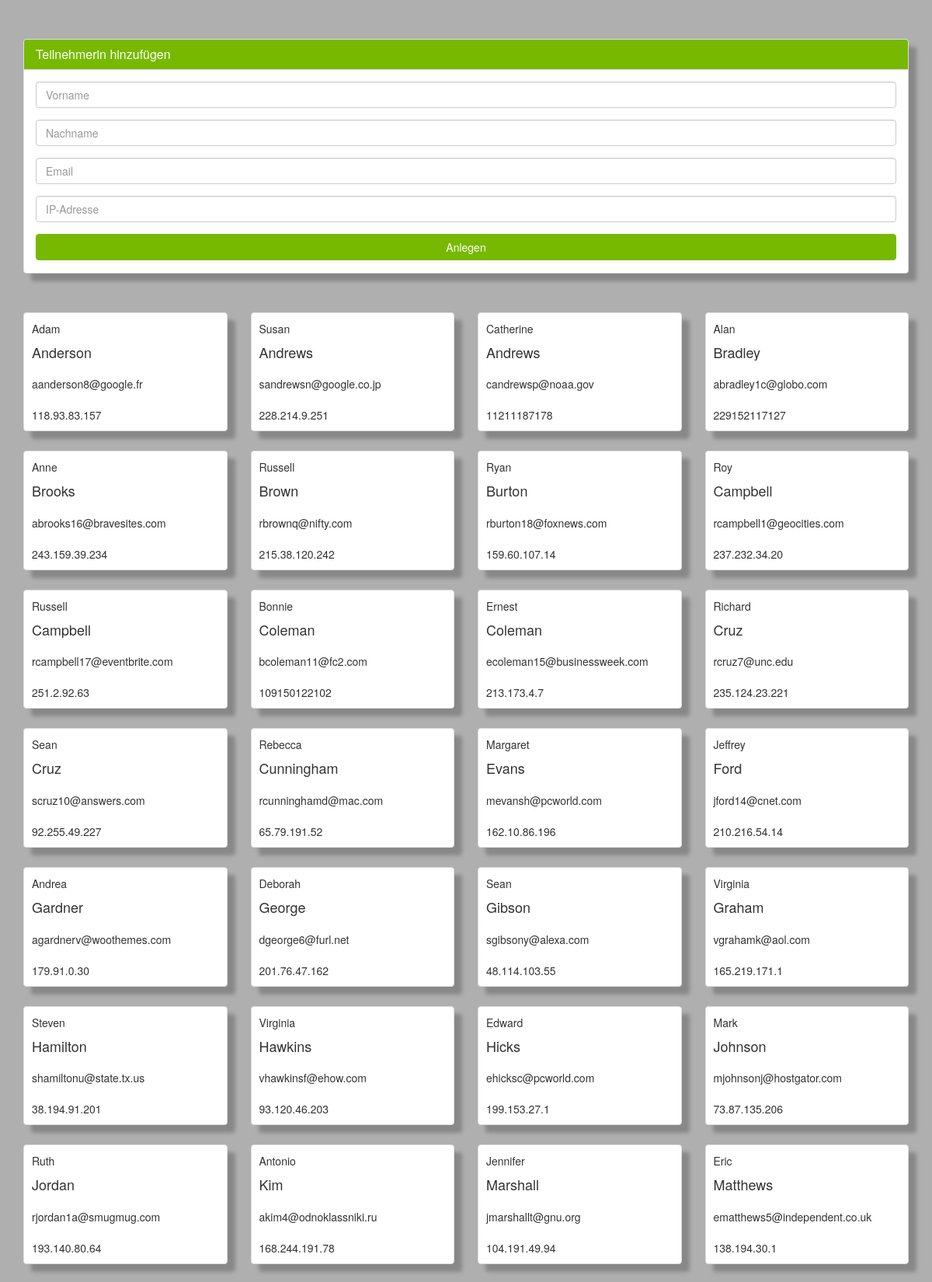
The page /Aufgabe7/aufgabe7.php (upper part) on the database its author committed.
### tables this page shows
CREATE TABLE `mockupdatatable` (
  `id` int(11) NOT NULL,
  `vorname` varchar(255) NOT NULL,
  `nachname` varchar(255) NOT NULL,
  `email` varchar(255) NOT NULL,
  `ipnr` varchar(255) NOT NULL
);

### Aufgabe7/DB.php (called while the page is built, shortened)
<?php
class DB {
    private $connection;
	public function __construct($name, $host = 'localhost', $user = 'root', $pass='') {
		try {
			$this->connection = new PDO ( "mysql:host=$host;dbname=$name;charset=utf8", $user, $pass );
			$this->connection->setAttribute ( PDO::ATTR_DEFAULT_FETCH_MODE, PDO::FETCH_ASSOC );
		} catch ( PDOException $exception ) {
			die ( $exception->getMessage () );
		}
	}
	public function all() {
		$statement = $this->connection->query ( 'SELECT * FROM mockupdatatable ORDER BY nachname ASC' );
		return $statement->fetchAll ();
	}
}
?>

### Aufgabe7/aufgabe7.php (the view, shortened to what this page needs)
<!doctype html>
<html lang = "de">
<head>
   <link rel="stylesheet" href="bootstrap.min.css">
   <link rel="stylesheet" href="styles.css">
   <?php
   	require_once('DB.php');
   	$dbh = new DB('_s0562207__mockupdatadb', 'db.f4.htw-berlin.de:3306', 's0562207', $password);
   ?>
</head>
<body>
	<?php
	   $form_header = 'Teilnehmerin hinzufügen';
	   $teilnehmerinnen = $dbh->all();
	?>
   <div class="container">
      <div class="panel panel-default">
         <div class="panel-heading">
            <h3 class="panel-title"><?= $form_header ?></h3>
         </div>
         <div class="panel-body">
            <?php if (isset($command) && $command == 'edit') : ?>
            <form role="form" action="aufgabe7.php" method="POST">
             <!--
                  dies ist das Formular für die Änderung eines Datensatzes
                  es beinhaltet 4 einzeilige Textfelder: für Vornmae, Name, E-Mail-Adresse und IP-Nummer
                  beachten Sie: das Formular soll auch die id weitergeben (hidden-Textfeld)
                  beachten Sie: die Textfelder sind mit dem Datensatz, der editiert werden soll, vorausgefüllt
             -->
               <input type="text" class="form-control" name="vorname" value="<?php echo $teilnehmerin['vorname']; ?>" />
               <input type="text" class="form-control" name="nachname" value="<?php echo $teilnehmerin['nachname']; ?>" />
               <input type="text" class="form-control" name="email" value="<?php echo $teilnehmerin['email']; ?>" />
               <input type="text" class="form-control" name="ipnr" value="<?php echo $teilnehmerin['ipnr']; ?>" />
               <input type="hidden" class="form-control" name="id" value="<?php echo $teilnehmerin['id']; ?>" />
               <button type="submit" class="btn btn-block btn-primary"> Aktualisieren </button>
            </form>
            <?php else : ?>
            <form role="form" action="aufgabe7.php" method="POST">
            <input type="text" class="form-control" name="vorname" placeholder="Vorname" />
            <input type="text" class="form-control" name="nachname" placeholder="Nachname" />
            <input type="text" class="form-control" name="email" placeholder="Email" />
            <input type="text" class="form-control" name="ipnr" placeholder="IP-Adresse" />
            <button type="submit" class="btn btn-block btn-primary"> Anlegen </button>
           	<div class="row">
           		<div class="col-xs-12">
               	 </div>
             </div>
         <?php endif; ?>
         </div>
      </div>
      <div class="row">
         <?php
            if (!sizeof($teilnehmerinnen)) {
               echo '<div class="alert alert-info">Es sind keine Studentinnen angemeldet!</div>';
            }
            else {
               foreach ($teilnehmerinnen as $teilnehmerin)
               {
                  echo
                  '<div class="col-xs-12 col-sm-6 col-md-4 col-lg-3">
                     <div class="thumbnail">
                        <p> '.$teilnehmerin["vorname"].' </p>
      					<h4> '.$teilnehmerin["nachname"].' </h4>
      		 			<p> '.$teilnehmerin["email"].' </p>
      					<p> '.$teilnehmerin["ipnr"].' </p>
                        <div class="buttons-edit">
                           <a class="btn btn-default btn-sm" href="aufgabe7.php?command=edit&id='.$teilnehmerin["id"].'"> Edit </a>
                           <a class="btn btn-default btn-sm" href="aufgabe7.php?command=delete&id='.$teilnehmerin["id"].'">Delete</a>
                        </div>
                     </div>
                  </div>';
               }
            }
         ?>
      </div>
   </div>
</body>
</html>

### Aufgabe7/styles.css (style rules this page uses)
body { background-color: #AFAFAF; }
.container { max-width: 1600px; }
.panel { margin: 50px auto; width: 100%; box-shadow: 10px 10px 5px #888888; }
.panel-default .panel-heading { background-color:#76B900; color:white; }
.form-control { margin-bottom: 15px; }
.thumbnail { margin-bottom: 25px; padding: 0; box-shadow: 10px 10px 5px #888888; }
.thumbnail h4 { overflow: hidden; margin: 0 0 10px; text-overflow: ellipsis; white-space: nowrap; line-height: 1.2; }
.thumbnail p { padding: 10px 0 0 10px; }
.thumbnail h4 { padding: 0 0 0 10px; }
.btn-primary { background-color:#76B900; border-color:#76B900; }

### rows shown on the page
mockupdatatable: vorname "Adam", nachname "Anderson", email "aanderson8@google.fr", ipnr "118.93.83.157"
mockupdatatable: vorname "Susan", nachname "Andrews", email "sandrewsn@google.co.jp", ipnr "228.214.9.251"
mockupdatatable: vorname "Catherine", nachname "Andrews", email "candrewsp@noaa.gov", ipnr "11211187178"
mockupdatatable: vorname "Alan", nachname "Bradley", email "abradley1c@globo.com", ipnr "229152117127"
mockupdatatable: vorname "Anne", nachname "Brooks", email "abrooks16@bravesites.com", ipnr "243.159.39.234"
mockupdatatable: vorname "Russell", nachname "Brown", email "rbrownq@nifty.com", ipnr "215.38.120.242"
mockupdatatable: vorname "Ryan", nachname "Burton", email "rburton18@foxnews.com", ipnr "159.60.107.14"
mockupdatatable: vorname "Roy", nachname "Campbell", email "rcampbell1@geocities.com", ipnr "237.232.34.20"
mockupdatatable: vorname "Russell", nachname "Campbell", email "rcampbell17@eventbrite.com", ipnr "251.2.92.63"
mockupdatatable: vorname "Bonnie", nachname "Coleman", email "bcoleman11@fc2.com", ipnr "109150122102"
mockupdatatable: vorname "Ernest", nachname "Coleman", email "ecoleman15@businessweek.com", ipnr "213.173.4.7"
mockupdatatable: vorname "Richard", nachname "Cruz", email "rcruz7@unc.edu", ipnr "235.124.23.221"
mockupdatatable: vorname "Sean", nachname "Cruz", email "scruz10@answers.com", ipnr "92.255.49.227"
mockupdatatable: vorname "Rebecca", nachname "Cunningham", email "rcunninghamd@mac.com", ipnr "65.79.191.52"
mockupdatatable: vorname "Margaret", nachname "Evans", email "mevansh@pcworld.com", ipnr "162.10.86.196"
mockupdatatable: vorname "Jeffrey", nachname "Ford", email "jford14@cnet.com", ipnr "210.216.54.14"
mockupdatatable: vorname "Andrea", nachname "Gardner", email "agardnerv@woothemes.com", ipnr "179.91.0.30"
mockupdatatable: vorname "Deborah", nachname "George", email "dgeorge6@furl.net", ipnr "201.76.47.162"
mockupdatatable: vorname "Sean", nachname "Gibson", email "sgibsony@alexa.com", ipnr "48.114.103.55"
mockupdatatable: vorname "Virginia", nachname "Graham", email "vgrahamk@aol.com", ipnr "165.219.171.1"
mockupdatatable: vorname "Steven", nachname "Hamilton", email "shamiltonu@state.tx.us", ipnr "38.194.91.201"
mockupdatatable: vorname "Virginia", nachname "Hawkins", email "vhawkinsf@ehow.com", ipnr "93.120.46.203"
mockupdatatable: vorname "Edward", nachname "Hicks", email "ehicksc@pcworld.com", ipnr "199.153.27.1"
mockupdatatable: vorname "Mark", nachname "Johnson", email "mjohnsonj@hostgator.com", ipnr "73.87.135.206"
mockupdatatable: vorname "Ruth", nachname "Jordan", email "rjordan1a@smugmug.com", ipnr "193.140.80.64"
mockupdatatable: vorname "Antonio", nachname "Kim", email "akim4@odnoklassniki.ru", ipnr "168.244.191.78"
mockupdatatable: vorname "Jennifer", nachname "Marshall", email "jmarshallt@gnu.org", ipnr "104.191.49.94"
mockupdatatable: vorname "Eric", nachname "Matthews", email "ematthews5@independent.co.uk", ipnr "138.194.30.1"

### other values the page prints
$form_header "Teilnehmerin hinzufügen"
